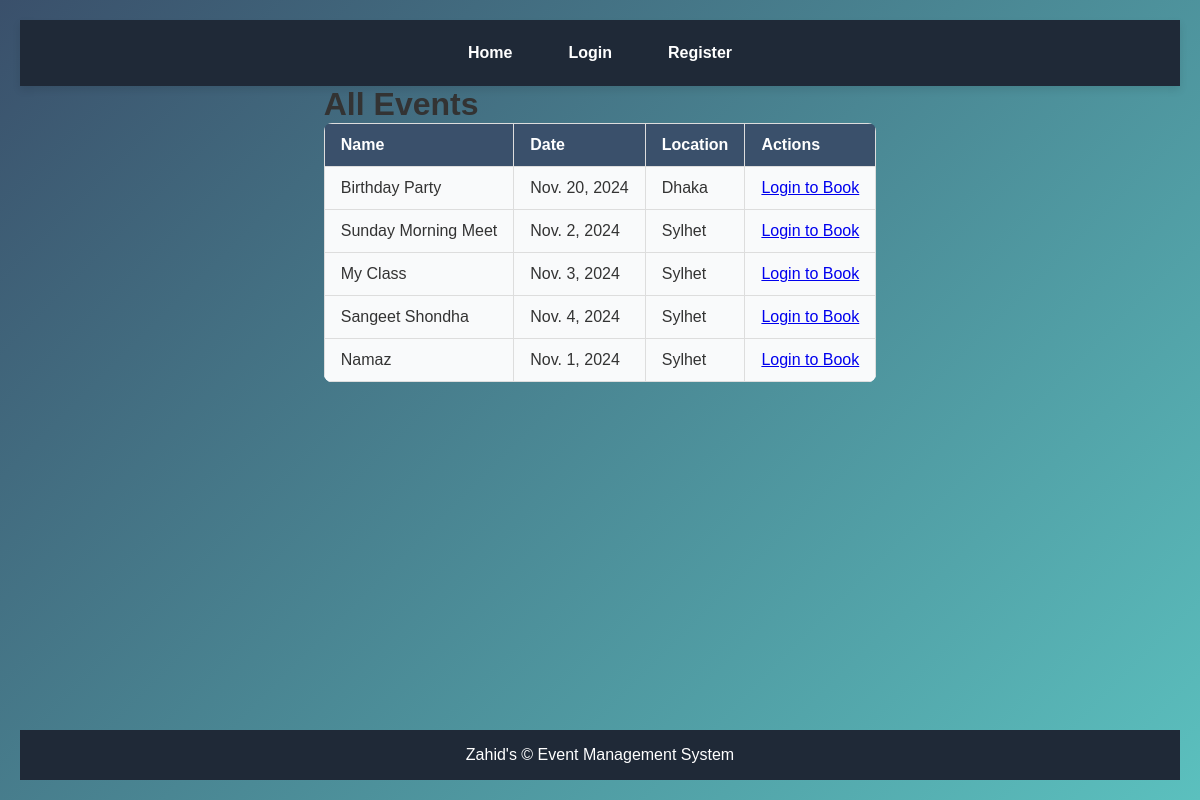
Screenshot of /events/ with the database file from the repository.
### events/models.py (models this page shows, shortened)
class Event(models.Model):
    name = models.CharField(max_length=100)
    date = models.DateField()
    location = models.CharField(max_length=100)
    category = models.ForeignKey(Category, on_delete=models.CASCADE)  # Reference to Category
    description = models.TextField()
    created_by = models.ForeignKey(get_user_model(), on_delete=models.CASCADE)
    max_capacity = models.PositiveIntegerField()
    booked_count = models.PositiveIntegerField(default=0)

### events/views.py (the view)
# urls.py: path('events/', views.event_list, name='event_list'),
def event_list(request):
    query = request.GET.get('q', '')
    category_id = request.GET.get('category', '')
    events = Event.objects.all()
    if query:
        events = events.filter(name__icontains=query)
    if category_id:
        events = events.filter(category_id=category_id)  # Filter events by category
    user_booked_events = (
        Booking.objects.filter(user=request.user).values_list('event_id', flat=True)
        if request.user.is_authenticated else []
    )
    categories = Category.objects.all()  # Fetch all categories for the filter
    return render(request, 'events/event_list.html', {
        'events': events,
        'user_booked_events': user_booked_events,
        'categories': categories,
    })

### events/templates/events/event_list.html (shortened to what this page needs)
{% extends 'events/base.html' %}
{% block content %}
<h1>All Events</h1>
<table>
    <tr>
        <th>Name</th>
        <th>Date</th>
        <th>Location</th>
        <th>Actions</th>
    </tr>
    {% for event in events %}
    <tr>
        <td>{{ event.name }}</td>
        <td>{{ event.date }}</td>
        <td>{{ event.location }}</td>
        <td>
            {% if user.is_authenticated %}
                {% if event.is_fully_booked %}
                    <span>Fully booked</span>
                {% elif event.id in user_booked_events %}
                    <span>You have booked this event.</span>
                {% else %}
                    <form method="post" action="{% url 'book_event' event.id %}">
                        {% csrf_token %}
                        <button type="submit">Book</button>
                    </form>
                {% endif %}
            {% else %}
                <a href="{% url 'login' %}">Login to Book</a>
            {% endif %}
        </td>
    </tr>
    {% endfor %}
</table>
{% endblock %}

### events/static/css/style.css (style rules this page uses)
* { margin: 0; padding: 0; box-sizing: border-box; }
body { font-family: Arial, sans-serif; background: linear-gradient(135deg, #3a506b, #5bc0be); color: #333; display: flex; flex-direction: column; min-height: 100vh; align-items: center; padding: 20px; }
table { width: 100%; border-collapse: collapse; font-size: 1rem; color: #333; border-radius: 8px; overflow: hidden; }
table th, table td { padding: 0.75rem 1rem; border: 1px solid #ddd; text-align: left; }
table th { background-color: #3a506b; color: #ffffff; font-weight: bold; }
table td { background-color: #f9fafb; }
table tr:nth-child(even) { background-color: #e3f2fd; }

### rows the page displays
Event: name "Birthday Party", date "Nov. 20, 2024", location "Dhaka"
Event: name "Sunday Morning Meet", date "Nov. 2, 2024", location "Sylhet"
Event: name "My Class", date "Nov. 3, 2024", location "Sylhet"
Event: name "Sangeet Shondha", date "Nov. 4, 2024", location "Sylhet"
Event: name "Namaz", date "Nov. 1, 2024", location "Sylhet"
